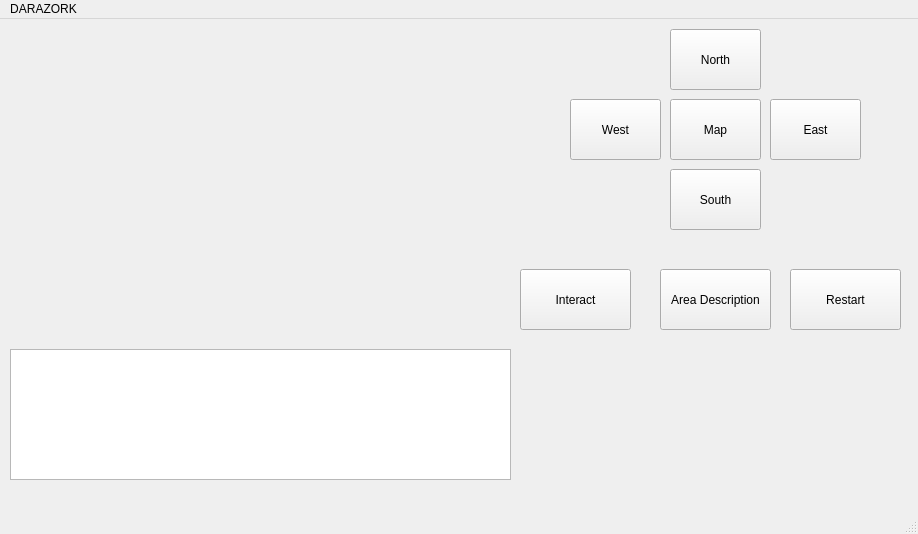
<?xml version="1.0" encoding="UTF-8"?>
<ui version="4.0">
 <class>MainWindow</class>
 <widget class="QMainWindow" name="MainWindow">
  <property name="geometry">
   <rect>
    <x>0</x>
    <y>0</y>
    <width>918</width>
    <height>534</height>
   </rect>
  </property>
  <property name="windowTitle">
   <string>MainWindow</string>
  </property>
  <property name="autoFillBackground">
   <bool>true</bool>
  </property>
  <property name="tabShape">
   <enum>QTabWidget::Triangular</enum>
  </property>
  <widget class="QWidget" name="centralwidget">
   <widget class="QLabel" name="backgroundLabel">
    <property name="enabled">
     <bool>true</bool>
    </property>
    <property name="geometry">
     <rect>
      <x>0</x>
      <y>0</y>
      <width>911</width>
      <height>511</height>
     </rect>
    </property>
    <property name="autoFillBackground">
     <bool>true</bool>
    </property>
    <property name="text">
     <string/>
    </property>
    <property name="pixmap">
     <pixmap>zork_images/background.png</pixmap>
    </property>
    <property name="scaledContents">
     <bool>true</bool>
    </property>
   </widget>
   <widget class="QTextEdit" name="textEdit">
    <property name="geometry">
     <rect>
      <x>10</x>
      <y>330</y>
      <width>501</width>
      <height>131</height>
     </rect>
    </property>
    <property name="readOnly">
     <bool>true</bool>
    </property>
   </widget>
   <widget class="QPushButton" name="northButton">
    <property name="geometry">
     <rect>
      <x>670</x>
      <y>10</y>
      <width>91</width>
      <height>61</height>
     </rect>
    </property>
    <property name="text">
     <string>North</string>
    </property>
   </widget>
   <widget class="QPushButton" name="southButton">
    <property name="geometry">
     <rect>
      <x>670</x>
      <y>150</y>
      <width>91</width>
      <height>61</height>
     </rect>
    </property>
    <property name="text">
     <string>South</string>
    </property>
   </widget>
   <widget class="QPushButton" name="eastButton">
    <property name="geometry">
     <rect>
      <x>770</x>
      <y>80</y>
      <width>91</width>
      <height>61</height>
     </rect>
    </property>
    <property name="text">
     <string>East</string>
    </property>
   </widget>
   <widget class="QPushButton" name="westButton">
    <property name="geometry">
     <rect>
      <x>570</x>
      <y>80</y>
      <width>91</width>
      <height>61</height>
     </rect>
    </property>
    <property name="text">
     <string>West</string>
    </property>
   </widget>
   <widget class="QPushButton" name="mapButton">
    <property name="geometry">
     <rect>
      <x>670</x>
      <y>80</y>
      <width>91</width>
      <height>61</height>
     </rect>
    </property>
    <property name="text">
     <string>Map</string>
    </property>
   </widget>
   <widget class="QLabel" name="label_2">
    <property name="geometry">
     <rect>
      <x>520</x>
      <y>330</y>
      <width>381</width>
      <height>131</height>
     </rect>
    </property>
    <property name="text">
     <string/>
    </property>
    <property name="pixmap">
     <pixmap>../../../OneDrive/Pictures/Zork/inventory.png</pixmap>
    </property>
    <property name="scaledContents">
     <bool>true</bool>
    </property>
   </widget>
   <widget class="QLabel" name="pix2">
    <property name="geometry">
     <rect>
      <x>10</x>
      <y>10</y>
      <width>501</width>
      <height>311</height>
     </rect>
    </property>
    <property name="text">
     <string/>
    </property>
    <property name="pixmap">
     <pixmap>zork_images/cottage.png</pixmap>
    </property>
    <property name="scaledContents">
     <bool>true</bool>
    </property>
   </widget>
   <widget class="QPushButton" name="pushButton_6">
    <property name="geometry">
     <rect>
      <x>520</x>
      <y>250</y>
      <width>111</width>
      <height>61</height>
     </rect>
    </property>
    <property name="text">
     <string>Interact</string>
    </property>
   </widget>
   <widget class="QPushButton" name="pushButton_7">
    <property name="geometry">
     <rect>
      <x>660</x>
      <y>250</y>
      <width>111</width>
      <height>61</height>
     </rect>
    </property>
    <property name="text">
     <string>Area Description</string>
    </property>
   </widget>
   <widget class="QPushButton" name="pushButton_8">
    <property name="geometry">
     <rect>
      <x>790</x>
      <y>250</y>
      <width>111</width>
      <height>61</height>
     </rect>
    </property>
    <property name="text">
     <string>Restart</string>
    </property>
   </widget>
  </widget>
  <widget class="QMenuBar" name="menubar">
   <property name="geometry">
    <rect>
     <x>0</x>
     <y>0</y>
     <width>918</width>
     <height>20</height>
    </rect>
   </property>
   <widget class="QMenu" name="menuDARAZORK">
    <property name="title">
     <string>DARAZORK</string>
    </property>
   </widget>
   <addaction name="menuDARAZORK"/>
  </widget>
  <widget class="QStatusBar" name="statusbar"/>
 </widget>
 <resources/>
 <connections/>
</ui>
